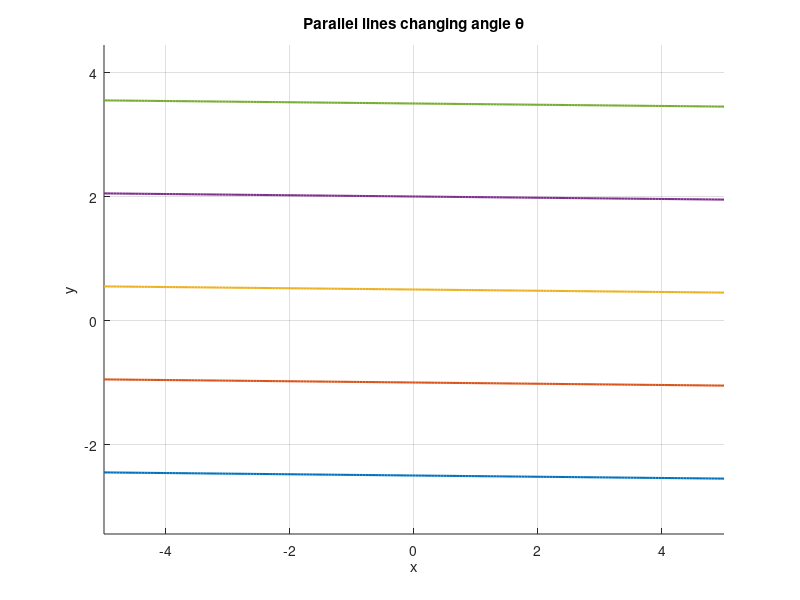

This figure's MATLAB source: (Note: this script raises an error after producing the figure.)
%% Animated GIFs: Parallel lines using normal form with exact [m,q]
close all; clc; clearvars;

% Parameters
num_lines = 5;
spacing = 1.5;           
offset = 0.5;
rho_vals = linspace(-spacing*(num_lines-1)/2+offset, spacing*(num_lines-1)/2+offset, num_lines);

x = linspace(-5,5,200);  % x-values for plotting
colors = lines(num_lines);

% Angles to animate: horizontal (theta=0) to vertical (theta=pi/2)
theta_vals_anim = linspace(pi/2-0.01, 0.01, 60); % from vertical to horizontal

%% GIF filenames
plot_gif = 'lines_normal_animation.gif';
scatter_gif = 'scatter_normal_animation.gif';

%% Loop through angles
for k = 1:length(theta_vals_anim)
    theta = theta_vals_anim(k);
    
    % ---------- Plot of lines ----------
    fig1 = figure(1); clf; hold on; axis equal; grid on;
    xlabel('x'); ylabel('y'); title('Parallel lines changing angle \theta');
    
    % Draw lines in normal form
    for j = 1:num_lines
        rho = rho_vals(j);
        y = (rho - x*cos(theta))/sin(theta);
        plot(x,y,'Color',colors(j,:),'LineWidth',1.5);
    end
    
    % Guidelines: axes
    xline(0,'k--','LineWidth',1);
    yline(0,'k--','LineWidth',1);
    
    % Semicircles
    radii = 2:1:8;
    theta_circ = linspace(0,2*pi,200);
    for r = radii
        [xc, yc] = pol2cart(theta_circ,r);
        plot(xc, yc, 'LineStyle','--','Color',[0.3 0.3 0.3],'LineWidth',0.3);
    end
    
    xlim([-5 5]); ylim([-5 5]);
    
    % Capture frame and write GIF
    frame = getframe(fig1); im = frame2im(frame); [imind,cm] = rgb2ind(im,256);
    if k==1
        imwrite(imind,cm,plot_gif,'gif','Loopcount',inf,'DelayTime',0.1);
    else
        imwrite(imind,cm,plot_gif,'gif','WriteMode','append','DelayTime',0.1);
    end
    
    % ---------- Scatter subplot ----------
    theta_scatter = repmat(theta,1,num_lines);
    rho_scatter = rho_vals;
    
    % Exact [m,q] from [theta,rho]
    m_vals = -cos(theta_scatter)./sin(theta_scatter);
    q_vals = rho_scatter ./ sin(theta_scatter);
    
    fig2 = figure(2); clf; 
    tiledlayout(1,2,'TileSpacing','Compact','Padding','Compact');
    
    % Scatter: [m,q] subplot
    nexttile
    scatter(m_vals, q_vals, 80, 'filled')
    grid on; xlabel('m'); ylabel('q'); title('Slope-Intercept Form [m,q]');
    xlim([-100 0]); ylim([-40 40]);
    
    % Scatter: [theta,rho] subplot
    nexttile
    scatter(theta_scatter, rho_scatter, 80, 'filled')
    grid on; xlabel('\theta [rad]'); ylabel('\rho [m]'); title('Normal Form [\theta,\rho]');
    xlim([0 4]); ylim([-4 4]);
    
    % Capture frame and write GIF
    frame = getframe(fig2); im = frame2im(frame); [imind,cm] = rgb2ind(im,256);
    if k==1
        imwrite(imind,cm,scatter_gif,'gif','Loopcount',inf,'DelayTime',0.1);
    else
        imwrite(imind,cm,scatter_gif,'gif','WriteMode','append','DelayTime',0.1);
    end
end
